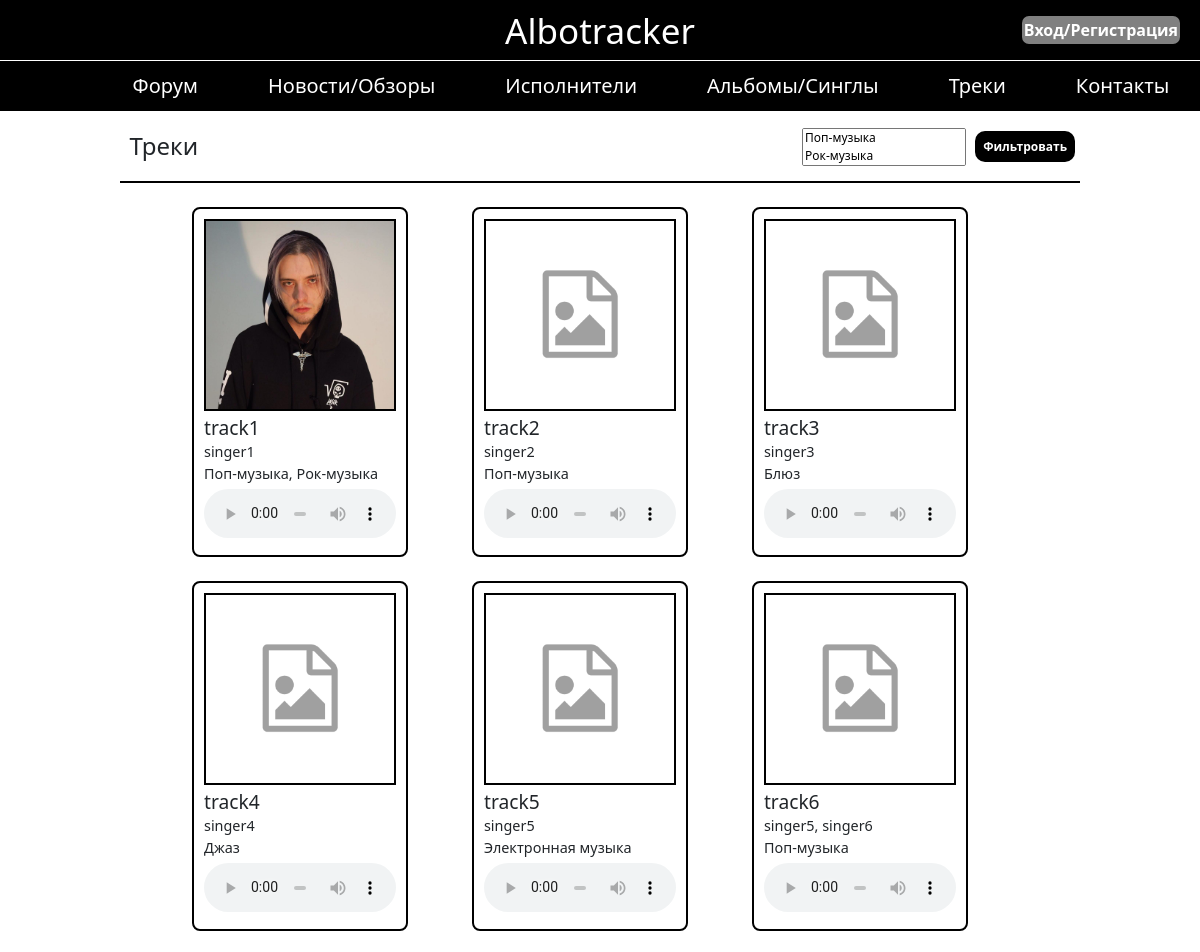
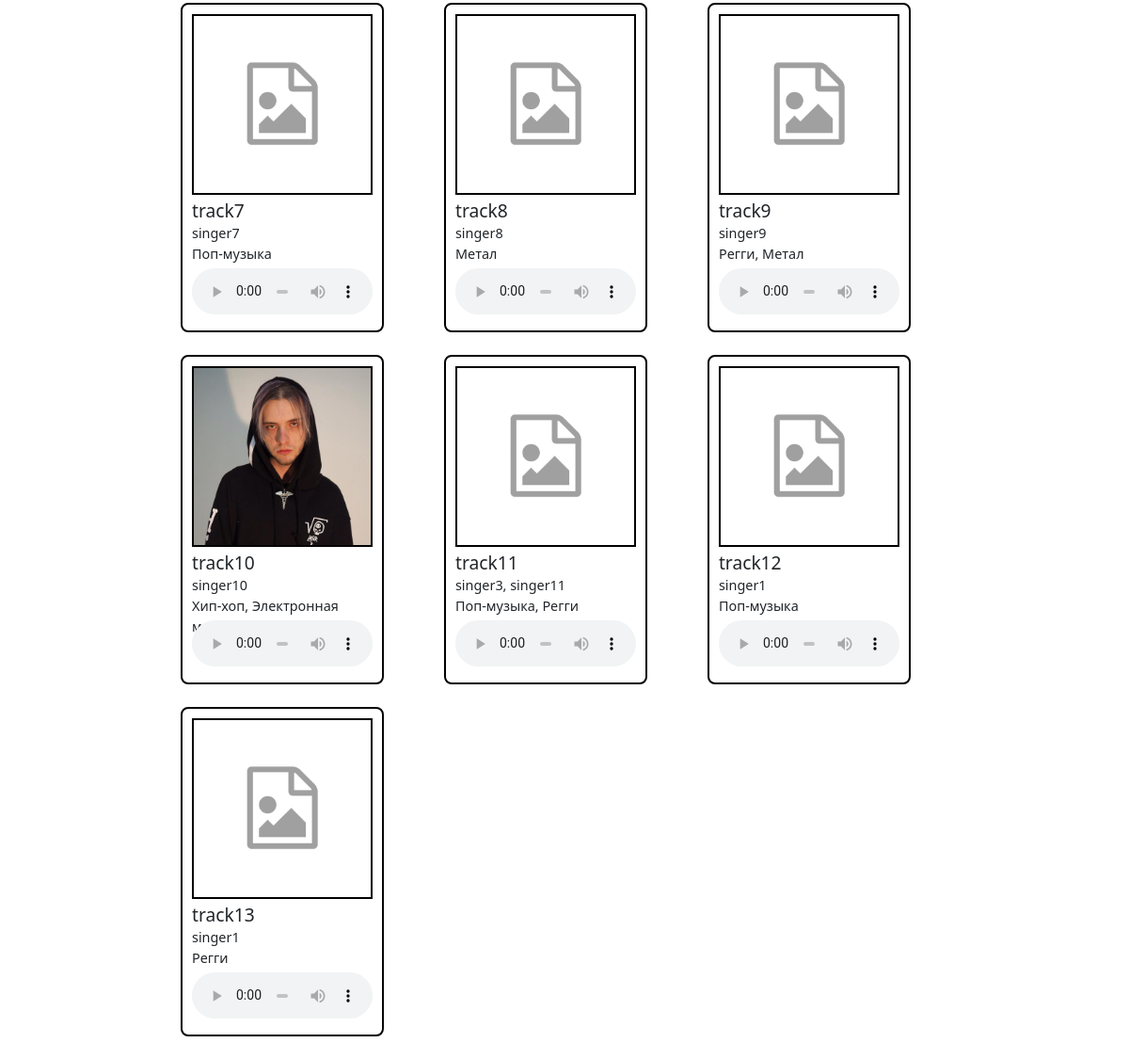
/tracks/, run on the app's committed database (2 pictures, top to bottom).
### tracks/models.py (models this page shows, shortened)
class Track(models.Model):
    track_id = models.AutoField('Идентификатор трека', primary_key=True)
    title = models.CharField('Название трека', max_length=50, blank=False, default="")
    release_year = models.IntegerField('Год выпуска трека', blank=False)
    cover = models.ImageField('Обложка трека', upload_to=track_photo_path, default="tracks/img/0_img_track.png")
    audio = models.FileField(
        'Аудио запись трека',
        upload_to=track_audio_path,
        blank=False,
        validators=[
            FileExtensionValidator(allowed_extensions=['mp3', 'wav', 'ogg', 'flac', 'mp4'])  # Добавьте нужные расширения
        ]
    )
    genres = models.ManyToManyField(Genre, related_name='tracks', blank=False)
    singers = models.ManyToManyField(Singer, related_name='tracks', blank=False)
    class Meta:
        verbose_name = 'Трек'
        verbose_name_plural = 'Треки'

### tracks/views.py (the view)
# urls.py: path("", views.tracks_home, name="tracks_home")
def tracks_home(request):
    form = GenreFilterForm(request.GET)
    tracks = Track.objects.all()
    if form.is_valid():
        genres = form.cleaned_data['genres']
        if genres:
            tracks = tracks.filter(genres__in=genres)
    context = {
        'tracks': tracks,
        'form': form
    }
    return render(request, 'tracks/tracks_home.html', context)

### singers/forms.py
class GenreFilterForm(forms.Form):
    genres = forms.ModelMultipleChoiceField(
        queryset=Genre.objects.all(),
        widget=forms.SelectMultiple(attrs={'size': 2}),  # Установите нужное значение для 'size'
        required=False
    )

### singers/models.py (called while the page is built)
    def __str__(self):
        return self.name

    def __str__(self):
        return self.alias

### tracks/templates/tracks/tracks_home.html (shortened to what this page needs)
{% extends "main/header.html" %}
{% block content %}
    <h4 style="text-align: left; border-bottom: 2px solid black; padding-bottom: 10px; margin: 1% 10% 2% 10%;">
    <label style="margin-left: 1%; display: flex; align-items: center;">
        Треки
        <form method="get" action="{% url 'tracks_home' %}" class="style-filter" style="">
            {{ form.genres }}
            &nbsp;&nbsp;&nbsp;<button type="submit" class="style-button-filter">Фильтровать</button>
        </form>
    </label>
    </h4>
    <div class="style-main-margin">
        <div class="row">
            {% for el in tracks %}
                <div class="col-md-3 mb-4">
                    <div class="card-with-border custom-card">
                    {% with title=el.title %}
                        <img src="{{ el.cover.url }}" class="card-img-top" alt="{{ title }}">
                        <div class="card-body marquee-container">
                            {% if title|length > 20 %}
                                <h5 class="card-title marquee" title="{{ title }}">{{ title }}</h5>
                            {% else %}
                                <h5 class="card-title">{{ title }}</h5>
                            {% endif %}
                            <p class="card-text">
                                {% with singers=el.singers.all|join:', ' %}
                                    {% if singers|length > 30 %}
                                        <span class="marquee" title="{{ singers }}">
                                            {{ singers }}
                                        </span>
                                    {% else %}
                                        {{ singers }}
                                    {% endif %}
                                {% endwith %}<br>
                                {% with genres=el.genres.all|join:', ' %}
                                    {% if genres|length > 30 %}
                                        <span class="marquee" title="{{ genres }}">
                                            {{ genres }}
                                        </span>
                                    {% else %}
                                        {{ genres }}
                                    {% endif %}
                                {% endwith %}
                            </p>
                            <audio controls style="width: 100%; height: 40%; position: sticky; bottom: 0; padding-top: 1%;">
                                <source src="{{ el.audio.url }}" type="audio/mp3">
                            </audio>
                        </div>
                    {% endwith %}
                    </div>
                </div>
            {% endfor %}
        </div>
    </div>
{% endblock %}

### main/static/main/css/main.css (style rules this page uses)
body { background: white; margin: 0; }
@media (min-width: 990px) and (max-width: 1320px) { .col-md-3 { width: 33.33%; } }
.card-with-border { border: 2px solid black; border-radius: 8px; overflow: hidden; }
.custom-card { height: 350px; min-height: 350px; max-height: 350px; width: 216px; padding: 10px; box-sizing: border-box; display: flex; flex-direction: column; }
.card-img-top { border: 2px solid black; object-fit: cover; width: 192px; height: 192px; }
.card-body { padding-top: 3%; }
.card-title { font-size: 1.2rem; margin-bottom: 2px; }
.card-text { max-height: 30px; min-height: 30px; font-size: 0.9rem; }
.marquee-container { box-sizing: border-box; max-width: 100%; overflow: hidden; }
.style-main-margin { margin-left: 16%; margin-right: 16%; }
.style-button-filter { background-color: black; color: white; border-radius: 10px; font-weight: bold; border: none; padding: 3%; font-size: 100%; }
.style-filter { padding: 0.5%; font-size: 50%; display: flex; align-items: center; margin-left: auto; }

### data on the page
Track: cover (picture), title "track1", singers "singer1", genres "Поп-музыка, Рок-музыка"
Track: cover (picture), title "track2", singers "singer2", genres "Поп-музыка"
Track: cover (picture), title "track3", singers "singer3", genres "Блюз"
Track: cover (picture), title "track4", singers "singer4", genres "Джаз"
Track: cover (picture), title "track5", singers "singer5", genres "Электронная музыка"
Track: cover (picture), title "track6", singers "singer5, singer6", genres "Поп-музыка"
Track: cover (picture), title "track7", singers "singer7", genres "Поп-музыка"
Track: cover (picture), title "track8", singers "singer8", genres "Метал"
Track: cover (picture), title "track9", singers "singer9", genres "Регги, Метал"
Track: cover (picture), title "track10", singers "singer10", genres "Хип-хоп, Электронная музыка"
Track: cover (picture), title "track11", singers "singer3, singer11", genres "Поп-музыка, Регги"
Track: cover (picture), title "track12", singers "singer1", genres "Поп-музыка"
Track: cover (picture), title "track13", singers "singer1", genres "Регги"
